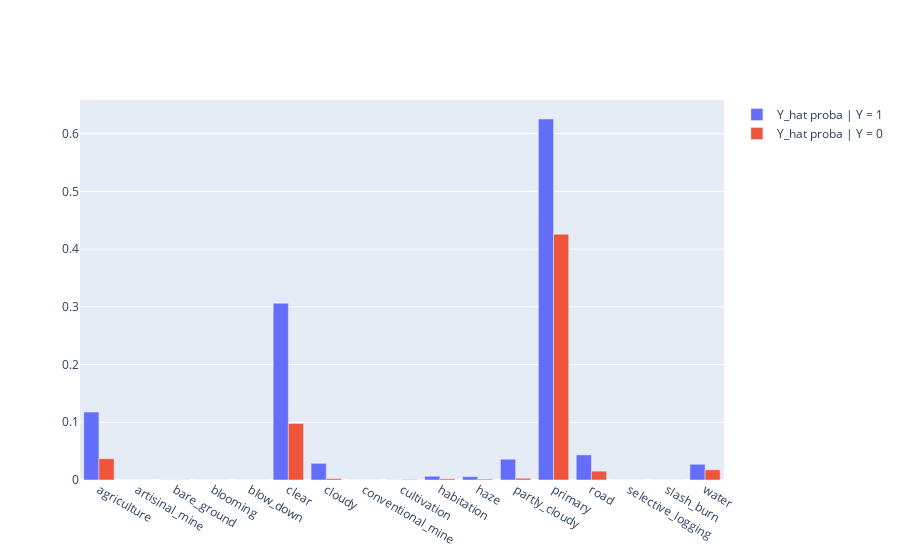

The code cell stored with this chart in its notebook:
### Code cell
#Y_hat_val = np.array(train_results["Y_hat_val"])
#Y_val = np.array(train_results["Y_val"])

Y_hat_val = Y_pred_test
Y_val = Y_test

pos_probas, neg_probas = [], []
for class_, idx in encoder._cached_dict.items():
    pos_probas.append(Y_hat_val[np.where(Y_val[:, idx] != 0), idx].mean())
    neg_probas.append(Y_hat_val[np.where(Y_val[:, idx] == 0), idx].mean())
go.Figure([
    go.Bar(x=list(encoder._cached_dict), y=pos_probas, name="Y_hat proba | Y = 1"),
    go.Bar(x=list(encoder._cached_dict), y=neg_probas, name="Y_hat proba | Y = 0")
]).show()

### Figure 1 — Plotly figure (JSON) as saved in the notebook; plotly's stock layout.template omitted (floating-point values rounded to 4 significant figures)
{"data": [{"name": "Y_hat proba | Y = 1", "type": "bar", "x": ["agriculture", "artisinal_mine", "bare_ground", "blooming", "blow_down", "clear", "cloudy", "conventional_mine", "cultivation", "habitation", "haze", "partly_cloudy", "primary", "road", "selective_logging", "slash_burn", "water"], "y": [0.1176, 2.222e-09, 0.0001579, 2.076e-06, 1.373e-06, 0.3062, 0.02887, 1.266e-06, 0.0002163, 0.00646, 0.005718, 0.036, 0.6254, 0.04344, 3.68e-06, 2.537e-08, 0.02726]}, {"name": "Y_hat proba | Y = 0", "type": "bar", "x": ["agriculture", "artisinal_mine", "bare_ground", "blooming", "blow_down", "clear", "cloudy", "conventional_mine", "cultivation", "habitation", "haze", "partly_cloudy", "primary", "road", "selective_logging", "slash_burn", "water"], "y": [0.0368, 1.355e-05, 0.0001626, 1.403e-05, 1.114e-05, 0.09783, 0.00239, 2.878e-05, 0.0007288, 0.002061, 0.001535, 0.003009, 0.4257, 0.01529, 1.182e-05, 1.193e-05, 0.01767]}], "layout": {}}
